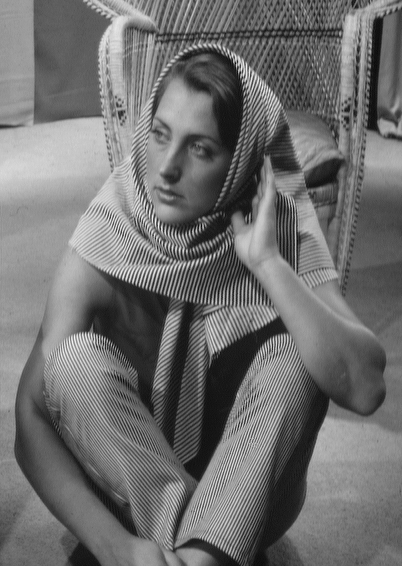
%> input picture 数字图像处理/homework/第四次实验/images/Fig0417.tif, 402 x 566 px
$ octave exp4.m   (GNU Octave 9; MATLAB toolbox functions it lacks are replaced by stand-ins)
%> lines starting %> are read from the running program, lines starting %| are printed output that depends on the picture
clear all; clc;
img1 = imread('./images/Fig0417.tif');
%> img1 is the input picture: size 566x402 uint8; min 4, max 247, mean 111.5
img2 = imread('./images/Fig0418.tif');
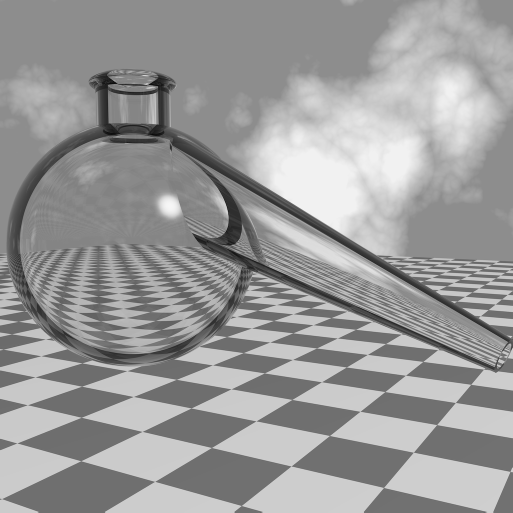
%> input picture 数字图像处理/homework/第四次实验/images/Fig0418.tif, 1025 x 1025 px (shown at 1/2 size)
%> img2 is the input picture: size 1025x1025 uint8; min 0, max 248, mean 153.7
%% 图像resize
img1 = imresize(img1, [1024, 1024]);
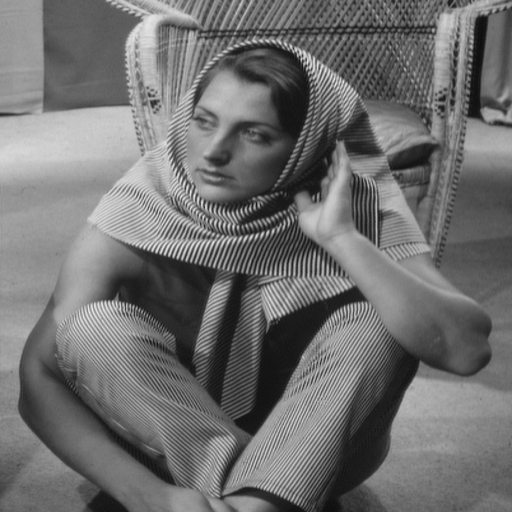
%> img1: size 1024x1024 uint8 (shown at 1/2 size); min 7, max 246, mean 111.5
img2 = imresize(img2, [1024, 1024]);
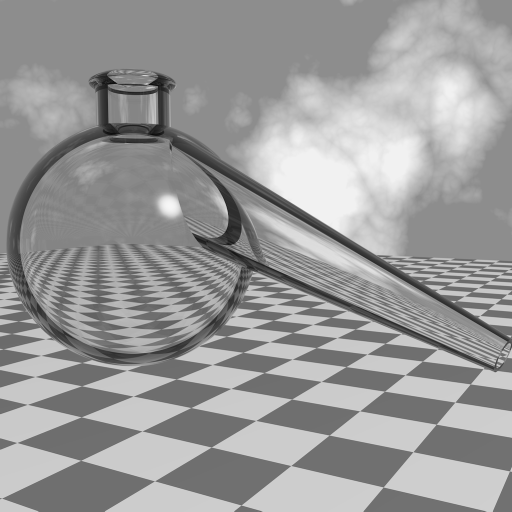
%> img2: size 1024x1024 uint8 (shown at 1/2 size); min 0, max 246, mean 153.7
img1 = double(img1);
%> img1: size 1024x1024 double
img2 = double(img2);
%> img2: size 1024x1024 double
[P, Q] = size(img1);
%> P = 1024; Q = 1024
%% 用(-1)^(x+y)乘以图像的结果
for x = 1:P
    for y = 1:Q
        img1(x, y) = img1(x, y) .* (-1)^(x+y);
    end
end
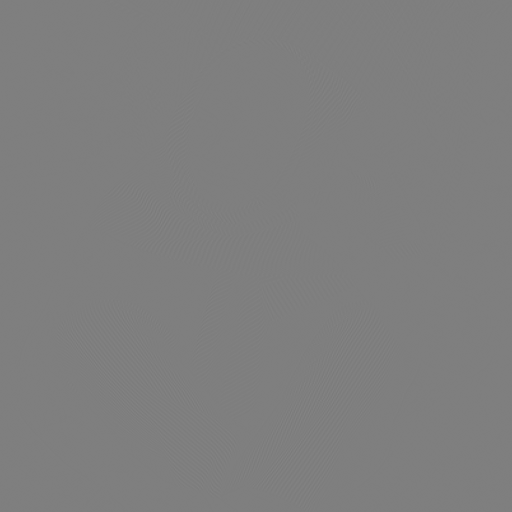
%> img1: size 1024x1024 double (shown at 1/2 size); min -244, max 246, mean 0; drawn with min black and max white
for x = 1:P
    for y = 1:Q
        img2(x, y) = img2(x, y) .* (-1)^(x+y);
    end
end
%% 做傅里叶变换并作共轭相乘
img_Fp1 = fft2(img1);
img_Fp2 = fft2(img2);
img_res = img_Fp1 * conj(img_Fp2);
%% 反变换取实部
img_g = ifft2(img_res);
img_g = real(img_g);
figure;
imshow(img_g, []);
[r, l] = size(img_g);
%> r = 1024; l = 1024
max_x = 0;
max_y = 0;
max = -100000;
for i = 1:r
    for j = 1:l
        if max < img_g(i, j)
            max = img_g(i, j);
            max_x = i;
            max_y = j;
        end
    end
end
%> after the loop, max = 2.67e+10; max_x = 277; max_y = 215
max_x
%> max_x = 277
max_y
%> max_y = 215
